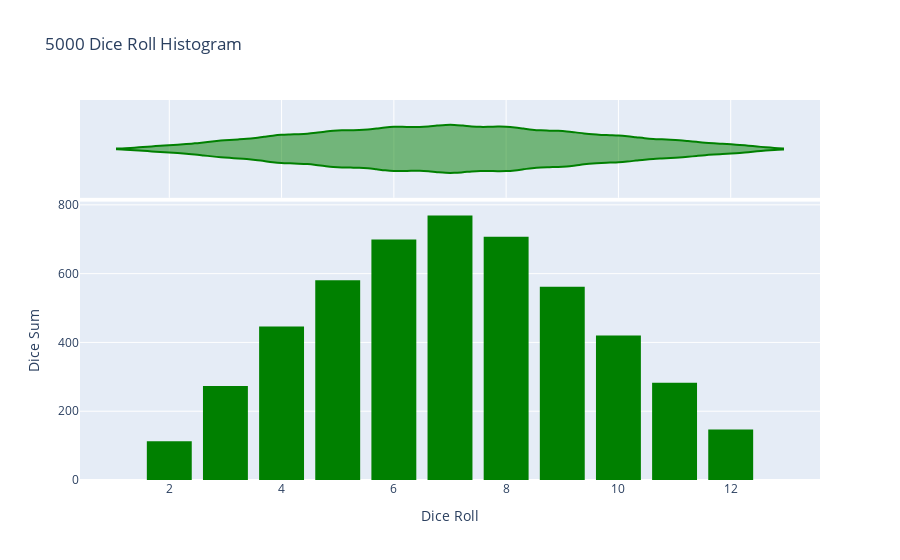

Notebook cell for this chart:
### Markdown cell above
# Histogram

### Code cell
dice_1 = np.random.randint(1, 7, 5000)
dice_2 = np.random.randint(1, 7, 5000)

dice_sum = dice_1 + dice_2

fig = px.histogram(
    dice_sum,
    nbins=11,
    labels={
        "value": "Dice Roll",
    },
    title="5000 Dice Roll Histogram",
    marginal="violin",
    color_discrete_sequence=["green"],
)

fig.update_layout(
    xaxis_title_text="Dice Roll",
    yaxis_title_text="Dice Sum",
    bargap=0.2,
    showlegend=False,
)

fig

### Figure 1 — Plotly figure (JSON) as saved in the notebook; plotly's stock layout.template omitted (floating-point values rounded to 4 significant figures; data arrays with more than 128 entries replaced by an {"elided": "..."} marker saying what was removed)
{"data": [{"alignmentgroup": "True", "bingroup": "x", "hovertemplate": "variable=0<br>Dice Roll=%{x}<br>count=%{y}<extra></extra>", "legendgroup": "0", "marker": {"color": "green"}, "name": "0", "nbinsx": 11, "offsetgroup": "0", "orientation": "v", "showlegend": true, "type": "histogram", "x": {"elided": "5000 int values"}, "xaxis": "x", "yaxis": "y"}, {"alignmentgroup": "True", "hovertemplate": "variable=0<br>Dice Roll=%{x}<extra></extra>", "legendgroup": "0", "marker": {"color": "green"}, "name": "0", "offsetgroup": "0", "scalegroup": "x", "showlegend": false, "type": "violin", "x": {"elided": "5000 int values"}, "xaxis": "x2", "yaxis": "y2"}], "layout": {"autosize": true, "bargap": 0.2, "barmode": "relative", "legend": {"title": {"text": "variable"}, "tracegroupgap": 0}, "showlegend": false, "title": {"text": "5000 Dice Roll Histogram"}, "xaxis": {"anchor": "y", "autorange": true, "domain": [0, 1], "range": [0.4096, 13.59], "title": {"text": "Dice Roll"}, "type": "linear"}, "xaxis2": {"anchor": "y2", "autorange": true, "domain": [0, 1], "matches": "x", "range": [0.4096, 13.59], "showgrid": true, "showticklabels": false, "type": "linear"}, "yaxis": {"anchor": "x", "autorange": true, "domain": [0, 0.7326], "range": [0, 809.5], "title": {"text": "Dice Sum"}}, "yaxis2": {"anchor": "x2", "autorange": true, "domain": [0.7426, 1], "matches": "y2", "range": [-0.5, 0.5], "showgrid": false, "showline": false, "showticklabels": false, "ticks": "", "type": "category"}}}
